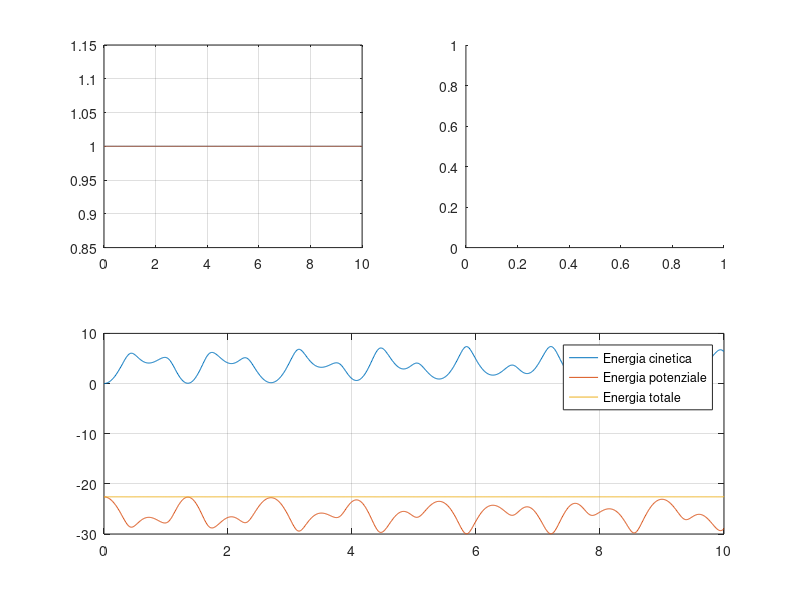

Source code (MATLAB): (Note: this script raises an error after producing the figure.)

timer = tic();

L1 = 1;
L2 = 1;
m1 = 1;
m2 = 1;
g = 10;

th0 = 0;
phi0 = 5*pi/12;
q0 = [L1*sin(th0),-L1*cos(th0), L1*sin(th0)+L2*sin(phi0), -L1*cos(th0)-L2*cos(phi0)]';
v0 = [0,0,0,0]';

F1 = m1*[0,-g]';
F2 = m2*[0,-g]';

T = 10;
dt = 0.01;
err = 1e-10;

N = T/dt + 1;
q = zeros(4,N);
v = zeros(4,N);
q(:,1) = q0;
v(:,1) = v0;
TT = zeros(1,N);
UU = zeros(1,N);
MM = zeros(1,N);


%Runge-Kutta 2
a1 = F1/m1;
a2 = F2/m2;
a = [a1;a2];

v_aux = v0 + a*dt/2;

q1t = q0([1,2]);
q2t = q0([3,4]);

qtilda = q0 + v_aux*dt;
q1tilda = qtilda([1,2]);
q2tilda = qtilda([3,4]);

A = zeros(2,2);

A(1,1) = (q1tilda'*q1t)/m1;
A(1,2) = (q1tilda'*(q1t-q2t))/m1;
A(2,1) = ((q1tilda-q2tilda)'*q1t)/m1;
A(2,2) = ((q1tilda-q2tilda)'*(q1t-q2t))*(1/m1 + 1/m2);
A = 4*(dt^2)*A;

b = [L1^2 - norm(q1tilda)^2, L2^2 - norm(q1tilda- q2tilda)^2]';

sol = A\b;

F = @(gamma) [4*(dt^4)*((norm(q1t)^2)*(gamma(1)^2) + 2*(norm(q1t)^2 - q1t'*q2t)*(gamma(1)*gamma(2)) + (norm(q1t-q2t)^2)*(gamma(2)^2))/(m1^2) + ...
	      4*(dt^2)*(( (q1tilda'*q1t)/m1 )*gamma(1) + ( (q1tilda'*(q1t - q2t))/m1 )*gamma(2)) + ...
	      norm(q1tilda)^2 - L1^2; ...
	      4*(dt^4)*((1/(m1^2))*(norm(q1t)^2)*(gamma(1)^2) + 2*((1/m1 + 1/m2)/m1)*(norm(q1t)^2 - q1t'*q2t)*(gamma(1)*gamma(2)) + ((1/m1 + 1/m2)^2)*(norm(q1t - q2t)^2)*(gamma(2)^2)) + ...
	      4*(dt^2)*((1/m1)*( (q1tilda - q2tilda)'*q1t )*gamma(1) + (1/m1 + 1/m2)*( (q1tilda - q2tilda)'*(q1t - q2t) )*gamma(2)) + ...
	      norm(q2tilda - q1tilda)^2 - L2^2];

[sol, fval, info] = fsolve(F, sol, optimset("TolFun", err));

gamma1 = sol(1);
gamma2 = sol(2);
q([1,2],2) = q1tilda + 2*(gamma1*q1t + gamma2*(q1t-q2t))*(dt^2)/m1;
q([3,4],2) = q2tilda + 2*(gamma2*(q2t-q1t))*(dt^2)/m2;


for i = 3:1:N

  q1t = q([1,2],i-1);
  q2t = q([3,4],i-1);
  q1tmh = q([1,2],i-2);
  q2tmh = q([3,4],i-2);

  a1 = F1/m1;
  a2 = F2/m2;
  
  q1tilda = 2*q1t - q1tmh + a1*(dt^2);
  q2tilda = 2*q2t - q2tmh + a2*(dt^2);
  
  A = zeros(2,2);

  A(1,1) = (q1tilda'*q1t)/m1;
  A(1,2) = (q1tilda'*(q1t-q2t))/m1;
  A(2,1) = ((q1tilda-q2tilda)'*q1t)/m1;
  A(2,2) = ((q1tilda-q2tilda)'*(q1t-q2t))*(1/m1 + 1/m2);
  A = 4*(dt^2)*A;

  b = [L1^2 - norm(q1tilda)^2, L2^2 - norm(q1tilda- q2tilda)^2]';

  sol = A\b;
  
  
  F = @(gamma) [4*(dt^4)*((norm(q1t)^2)*(gamma(1)^2) + 2*(norm(q1t)^2 - q1t'*q2t)*(gamma(1)*gamma(2)) + (norm(q1t-q2t)^2)*(gamma(2)^2))/(m1^2) + ...
		4*(dt^2)*(( (q1tilda'*q1t)/m1 )*gamma(1) + ( (q1tilda'*(q1t - q2t))/m1 )*gamma(2)) + ...
		norm(q1tilda)^2 - L1^2; ...
		4*(dt^4)*((1/(m1^2))*(norm(q1t)^2)*(gamma(1)^2) + 2*((1/m1 + 1/m2)/m1)*(norm(q1t)^2 - q1t'*q2t)*(gamma(1)*gamma(2)) + ((1/m1 + 1/m2)^2)*(norm(q1t - q2t)^2)*(gamma(2)^2)) + ...
		4*(dt^2)*((1/m1)*( (q1tilda - q2tilda)'*q1t )*gamma(1) + (1/m1 + 1/m2)*( (q1tilda - q2tilda)'*(q1t - q2t) )*gamma(2)) + ...
		norm(q2tilda - q1tilda)^2 - L2^2];

  [sol, fval, info] = fsolve(F, sol, optimset("TolFun", err));
  
  gamma1 = sol(1);
  gamma2 = sol(2);
  q([1,2],i) = q1tilda + 2*(gamma1*q1t + gamma2*(q1t-q2t))*(dt^2)/m1;
  q([3,4],i) = q2tilda + 2*(gamma2*(q2t-q1t))*(dt^2)/m2;

  v(:,i-1) = (q(:,i) - q(:,i-2))/(2*dt);  
  
endfor

v(:,N) = v(:,N-1); %brutto, da aggiustare

toc(timer)

for i = 1:1:N


  TT(i) = 0.5 * m1 * norm(v([1,2],i))^2 + 0.5 * m2 * norm(v([3,4],i))^2;
  UU(i) = m1*g*(q(2,i)) + m2*g*(q(4,i));
  MM(i) = TT(i) + UU(i);
  
endfor

figure
subplot(2,1,2);
plot(0:dt:T, TT)
grid on
hold on
plot(0:dt:T, UU)
plot(0:dt:T, MM)
legend("Energia cinetica","Energia potenziale","Energia totale")

subplot(2,2,1)
plot(0:dt:T, sqrt((q(1,:)').^2 + (q(2,:)').^2) )
hold on
grid on
plot(0:dt:T, sqrt(((q(3,:) - q(1,:))').^2 +  ((q(4,:) - q(2,:))').^2))

max(abs(sqrt((q(1,:)').^2 + (q(2,:)').^2) - L1))
max(abs(sqrt(((q(3,:) - q(1,:))').^2 +  ((q(4,:) - q(2,:))').^2) - L2))

subplot(2,2,2)
mostraDoppioPendolo(q(1,:),q(2,:),q(3,:),q(4,:),[-2,2,-2,2],dt,1)



figure, plot(0:dt:T, MM)
